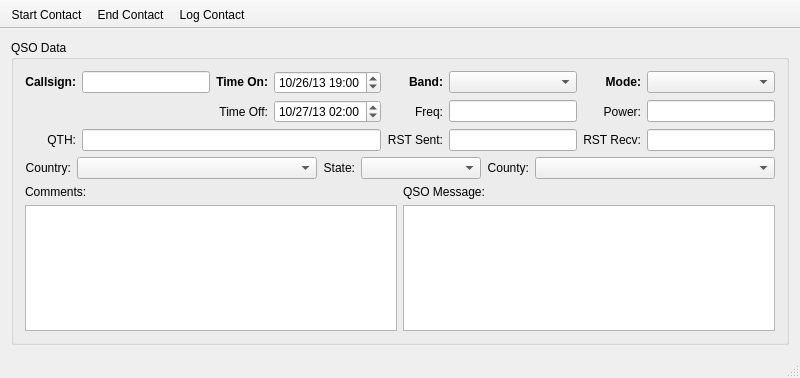
<?xml version="1.0" encoding="UTF-8"?>
<ui version="4.0">
 <class>MainLogWindow</class>
 <widget class="QMainWindow" name="MainLogWindow">
  <property name="geometry">
   <rect>
    <x>0</x>
    <y>0</y>
    <width>800</width>
    <height>378</height>
   </rect>
  </property>
  <property name="sizePolicy">
   <sizepolicy hsizetype="MinimumExpanding" vsizetype="MinimumExpanding">
    <horstretch>1</horstretch>
    <verstretch>1</verstretch>
   </sizepolicy>
  </property>
  <property name="minimumSize">
   <size>
    <width>800</width>
    <height>350</height>
   </size>
  </property>
  <property name="windowTitle">
   <string notr="true">QHamLog</string>
  </property>
  <widget class="QWidget" name="centralWidget">
   <property name="enabled">
    <bool>true</bool>
   </property>
   <layout class="QVBoxLayout" name="verticalLayout">
    <item>
     <widget class="QGroupBox" name="groupBox">
      <property name="title">
       <string>QSO Data</string>
      </property>
      <property name="alignment">
       <set>Qt::AlignLeading|Qt::AlignLeft|Qt::AlignTop</set>
      </property>
      <layout class="QVBoxLayout" name="verticalLayout_2">
       <item>
        <layout class="QGridLayout" name="gridLayout">
         <property name="sizeConstraint">
          <enum>QLayout::SetFixedSize</enum>
         </property>
         <item row="0" column="1">
          <widget class="QLineEdit" name="qsoCallTxt">
           <property name="sizePolicy">
            <sizepolicy hsizetype="Expanding" vsizetype="Fixed">
             <horstretch>0</horstretch>
             <verstretch>0</verstretch>
            </sizepolicy>
           </property>
           <property name="toolTip">
            <string>Contact callsign</string>
           </property>
           <property name="inputMethodHints">
            <set>Qt::ImhLatinOnly|Qt::ImhUppercaseOnly</set>
           </property>
           <property name="inputMask">
            <string>&gt;NNNnnnn</string>
           </property>
          </widget>
         </item>
         <item row="0" column="8">
          <widget class="QComboBox" name="qsoModeCb">
           <property name="toolTip">
            <string>QSO mode</string>
           </property>
          </widget>
         </item>
         <item row="0" column="0">
          <widget class="QLabel" name="label">
           <property name="text">
            <string>&lt;html&gt;&lt;head/&gt;&lt;body&gt;&lt;p&gt;&lt;span style=&quot; font-weight:600;&quot;&gt;Callsign:&lt;/span&gt;&lt;/p&gt;&lt;/body&gt;&lt;/html&gt;</string>
           </property>
           <property name="alignment">
            <set>Qt::AlignRight|Qt::AlignTrailing|Qt::AlignVCenter</set>
           </property>
          </widget>
         </item>
         <item row="0" column="5">
          <widget class="QLabel" name="label_5">
           <property name="text">
            <string>&lt;html&gt;&lt;head/&gt;&lt;body&gt;&lt;p&gt;&lt;span style=&quot; font-weight:600;&quot;&gt;Band:&lt;/span&gt;&lt;/p&gt;&lt;/body&gt;&lt;/html&gt;</string>
           </property>
           <property name="alignment">
            <set>Qt::AlignRight|Qt::AlignTrailing|Qt::AlignVCenter</set>
           </property>
          </widget>
         </item>
         <item row="1" column="6">
          <widget class="QLineEdit" name="qsoFreqTxt">
           <property name="toolTip">
            <string>QSO frequency (MHz)</string>
           </property>
           <property name="inputMethodHints">
            <set>Qt::ImhDigitsOnly</set>
           </property>
          </widget>
         </item>
         <item row="0" column="7">
          <widget class="QLabel" name="label_6">
           <property name="text">
            <string>&lt;html&gt;&lt;head/&gt;&lt;body&gt;&lt;p&gt;&lt;span style=&quot; font-weight:600;&quot;&gt;Mode:&lt;/span&gt;&lt;/p&gt;&lt;/body&gt;&lt;/html&gt;</string>
           </property>
           <property name="alignment">
            <set>Qt::AlignRight|Qt::AlignTrailing|Qt::AlignVCenter</set>
           </property>
          </widget>
         </item>
         <item row="0" column="6">
          <widget class="QComboBox" name="qsoBandCb">
           <property name="toolTip">
            <string>QSO ham band</string>
           </property>
          </widget>
         </item>
         <item row="1" column="2">
          <widget class="QLabel" name="label_10">
           <property name="text">
            <string>Time Off:</string>
           </property>
           <property name="alignment">
            <set>Qt::AlignRight|Qt::AlignTrailing|Qt::AlignVCenter</set>
           </property>
          </widget>
         </item>
         <item row="1" column="8">
          <widget class="QLineEdit" name="qsoPowerTxt">
           <property name="toolTip">
            <string>QSO Tx power (Watts)</string>
           </property>
           <property name="inputMethodHints">
            <set>Qt::ImhDigitsOnly</set>
           </property>
          </widget>
         </item>
         <item row="0" column="2">
          <widget class="QLabel" name="label_2">
           <property name="text">
            <string>&lt;html&gt;&lt;head/&gt;&lt;body&gt;&lt;p&gt;&lt;span style=&quot; font-weight:600;&quot;&gt;Time On:&lt;/span&gt;&lt;/p&gt;&lt;/body&gt;&lt;/html&gt;</string>
           </property>
           <property name="alignment">
            <set>Qt::AlignRight|Qt::AlignTrailing|Qt::AlignVCenter</set>
           </property>
          </widget>
         </item>
         <item row="1" column="7">
          <widget class="QLabel" name="label_7">
           <property name="text">
            <string>Power:</string>
           </property>
           <property name="alignment">
            <set>Qt::AlignRight|Qt::AlignTrailing|Qt::AlignVCenter</set>
           </property>
          </widget>
         </item>
         <item row="1" column="5">
          <widget class="QLabel" name="label_11">
           <property name="text">
            <string>Freq:</string>
           </property>
           <property name="alignment">
            <set>Qt::AlignRight|Qt::AlignTrailing|Qt::AlignVCenter</set>
           </property>
          </widget>
         </item>
         <item row="2" column="8">
          <widget class="QLineEdit" name="qsoRstRecvTxt">
           <property name="toolTip">
            <string>Readability/Signal Strength/Tone Received</string>
           </property>
           <property name="inputMethodHints">
            <set>Qt::ImhDigitsOnly</set>
           </property>
           <property name="inputMask">
            <string>DD0</string>
           </property>
          </widget>
         </item>
         <item row="2" column="7">
          <widget class="QLabel" name="label_9">
           <property name="text">
            <string>RST Recv:</string>
           </property>
           <property name="alignment">
            <set>Qt::AlignRight|Qt::AlignTrailing|Qt::AlignVCenter</set>
           </property>
          </widget>
         </item>
         <item row="2" column="6">
          <widget class="QLineEdit" name="qsoRstSentTxt">
           <property name="toolTip">
            <string>Readability/Signal Strength/Tone Sent</string>
           </property>
           <property name="inputMethodHints">
            <set>Qt::ImhDigitsOnly</set>
           </property>
           <property name="inputMask">
            <string>DD0</string>
           </property>
          </widget>
         </item>
         <item row="2" column="5">
          <widget class="QLabel" name="label_8">
           <property name="text">
            <string>RST Sent:</string>
           </property>
           <property name="alignment">
            <set>Qt::AlignRight|Qt::AlignTrailing|Qt::AlignVCenter</set>
           </property>
          </widget>
         </item>
         <item row="0" column="3">
          <widget class="QDateTimeEdit" name="qsoDateTimeOn">
           <property name="toolTip">
            <string>QSO start date and time (UTC)</string>
           </property>
           <property name="date">
            <date>
             <year>2013</year>
             <month>10</month>
             <day>26</day>
            </date>
           </property>
           <property name="time">
            <time>
             <hour>19</hour>
             <minute>0</minute>
             <second>0</second>
            </time>
           </property>
           <property name="displayFormat">
            <string>MM/dd/yy hh:mm</string>
           </property>
           <property name="calendarPopup">
            <bool>false</bool>
           </property>
           <property name="timeSpec">
            <enum>Qt::UTC</enum>
           </property>
          </widget>
         </item>
         <item row="2" column="0">
          <widget class="QLabel" name="label_12">
           <property name="text">
            <string>QTH:</string>
           </property>
           <property name="alignment">
            <set>Qt::AlignRight|Qt::AlignTrailing|Qt::AlignVCenter</set>
           </property>
          </widget>
         </item>
         <item row="2" column="1" colspan="3">
          <widget class="QLineEdit" name="qsoQthTxt">
           <property name="toolTip">
            <string>Contact QTH (City)</string>
           </property>
          </widget>
         </item>
         <item row="1" column="3">
          <widget class="QDateTimeEdit" name="qsoDateTimeOff">
           <property name="toolTip">
            <string>QSO end date and time (UTC)</string>
           </property>
           <property name="date">
            <date>
             <year>2013</year>
             <month>10</month>
             <day>27</day>
            </date>
           </property>
           <property name="time">
            <time>
             <hour>2</hour>
             <minute>0</minute>
             <second>0</second>
            </time>
           </property>
           <property name="displayFormat">
            <string>MM/dd/yy hh:mm</string>
           </property>
           <property name="calendarPopup">
            <bool>false</bool>
           </property>
           <property name="timeSpec">
            <enum>Qt::UTC</enum>
           </property>
          </widget>
         </item>
        </layout>
       </item>
       <item>
        <layout class="QHBoxLayout" name="horizontalLayout" stretch="0,2,0,1,0,2">
         <item>
          <widget class="QLabel" name="label_3">
           <property name="text">
            <string>Country:</string>
           </property>
           <property name="alignment">
            <set>Qt::AlignRight|Qt::AlignTrailing|Qt::AlignVCenter</set>
           </property>
          </widget>
         </item>
         <item>
          <widget class="QComboBox" name="qsoCountryCb">
           <property name="toolTip">
            <string>Contact DXCC entity</string>
           </property>
          </widget>
         </item>
         <item>
          <widget class="QLabel" name="label_4">
           <property name="text">
            <string>State:</string>
           </property>
           <property name="alignment">
            <set>Qt::AlignRight|Qt::AlignTrailing|Qt::AlignVCenter</set>
           </property>
          </widget>
         </item>
         <item>
          <widget class="QComboBox" name="qsoStateCb">
           <property name="toolTip">
            <string>&lt;html&gt;&lt;head/&gt;&lt;body&gt;&lt;p&gt;Primary Administrative Subdivision&lt;/p&gt;&lt;p&gt;(e.g., US State)&lt;/p&gt;&lt;/body&gt;&lt;/html&gt;</string>
           </property>
          </widget>
         </item>
         <item>
          <widget class="QLabel" name="label_14">
           <property name="text">
            <string>County:</string>
           </property>
           <property name="alignment">
            <set>Qt::AlignRight|Qt::AlignTrailing|Qt::AlignVCenter</set>
           </property>
          </widget>
         </item>
         <item>
          <widget class="QComboBox" name="qsoCountyCb">
           <property name="toolTip">
            <string>&lt;html&gt;&lt;head/&gt;&lt;body&gt;&lt;p&gt;Secondary Administrative Subdivision&lt;/p&gt;&lt;p&gt;(e.g. US County)&lt;/p&gt;&lt;/body&gt;&lt;/html&gt;</string>
           </property>
          </widget>
         </item>
        </layout>
       </item>
       <item>
        <layout class="QGridLayout" name="gridLayout_2">
         <item row="1" column="0">
          <widget class="QPlainTextEdit" name="qsoCommentsTxt">
           <property name="sizePolicy">
            <sizepolicy hsizetype="Expanding" vsizetype="Expanding">
             <horstretch>1</horstretch>
             <verstretch>0</verstretch>
            </sizepolicy>
           </property>
           <property name="toolTip">
            <string>QSO notes and comments</string>
           </property>
          </widget>
         </item>
         <item row="0" column="0">
          <widget class="QLabel" name="label_13">
           <property name="text">
            <string>Comments:</string>
           </property>
          </widget>
         </item>
         <item row="0" column="1">
          <widget class="QLabel" name="label_15">
           <property name="text">
            <string>QSO Message:</string>
           </property>
          </widget>
         </item>
         <item row="1" column="1">
          <widget class="QPlainTextEdit" name="qsoMsgTxt">
           <property name="sizePolicy">
            <sizepolicy hsizetype="Expanding" vsizetype="Expanding">
             <horstretch>1</horstretch>
             <verstretch>0</verstretch>
            </sizepolicy>
           </property>
           <property name="toolTip">
            <string>Message for contact</string>
           </property>
          </widget>
         </item>
        </layout>
       </item>
      </layout>
     </widget>
    </item>
   </layout>
  </widget>
  <widget class="QMenuBar" name="menuBar">
   <property name="geometry">
    <rect>
     <x>0</x>
     <y>0</y>
     <width>800</width>
     <height>22</height>
    </rect>
   </property>
  </widget>
  <widget class="QToolBar" name="mainToolBar">
   <property name="movable">
    <bool>false</bool>
   </property>
   <attribute name="toolBarArea">
    <enum>TopToolBarArea</enum>
   </attribute>
   <attribute name="toolBarBreak">
    <bool>false</bool>
   </attribute>
   <addaction name="actionStartContact"/>
   <addaction name="actionEndContact"/>
   <addaction name="actionLogContact"/>
  </widget>
  <widget class="QStatusBar" name="statusBar"/>
  <action name="actionLogContact">
   <property name="text">
    <string>Log Contact</string>
   </property>
   <property name="toolTip">
    <string>Save the current contact to log</string>
   </property>
  </action>
  <action name="actionStartContact">
   <property name="text">
    <string>Start Contact</string>
   </property>
   <property name="toolTip">
    <string>Signal the start of a new contact</string>
   </property>
  </action>
  <action name="actionEndContact">
   <property name="text">
    <string>End Contact</string>
   </property>
   <property name="toolTip">
    <string>Signal the end of the current contact</string>
   </property>
  </action>
 </widget>
 <layoutdefault spacing="6" margin="11"/>
 <tabstops>
  <tabstop>qsoCallTxt</tabstop>
  <tabstop>qsoDateTimeOn</tabstop>
  <tabstop>qsoBandCb</tabstop>
  <tabstop>qsoModeCb</tabstop>
  <tabstop>qsoDateTimeOff</tabstop>
  <tabstop>qsoFreqTxt</tabstop>
  <tabstop>qsoPowerTxt</tabstop>
  <tabstop>qsoQthTxt</tabstop>
  <tabstop>qsoRstSentTxt</tabstop>
  <tabstop>qsoRstRecvTxt</tabstop>
  <tabstop>qsoCountryCb</tabstop>
  <tabstop>qsoStateCb</tabstop>
  <tabstop>qsoCountyCb</tabstop>
  <tabstop>qsoCommentsTxt</tabstop>
 </tabstops>
 <resources/>
 <connections/>
</ui>
